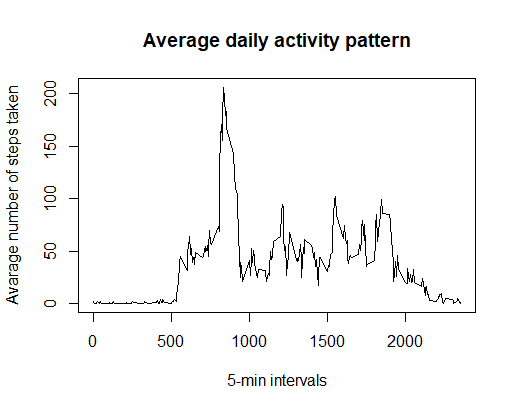

Recreate this plot in R.
avaraged_day <- aggregate(main_data$steps, 
                          by = list(Interval = main_data$interval), 
                          FUN = "mean")
plot(avaraged_day$Interval, avaraged_day$x, type = "l", 
     main = "Average daily activity pattern", 
     ylab = "Avarage number of steps taken", 
     xlab = "5-min intervals")

interval_row <- which.max(avaraged_day$x)
max_interval <- avaraged_day[interval_row,1]
print (max_interval)
